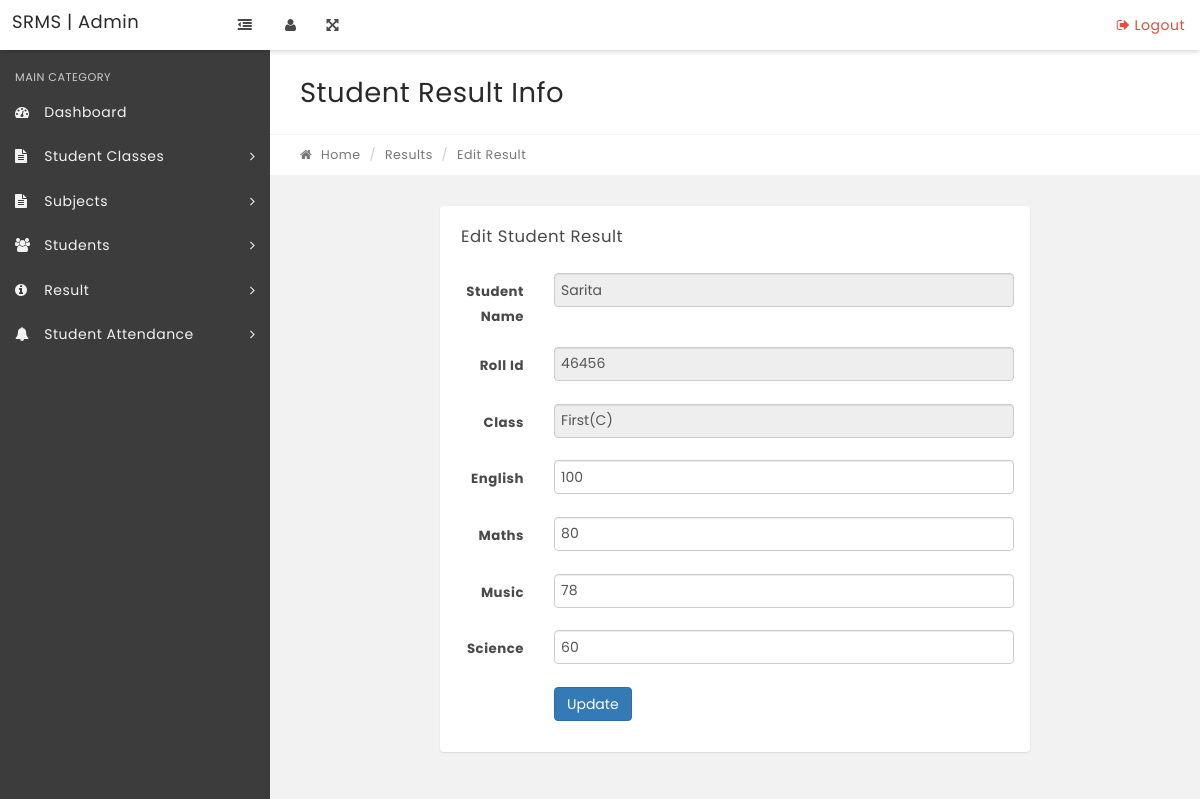
Screenshot of /modules/results/edit-result.php?stid=1 with the database file from the repository.
### tables this page shows
CREATE TABLE `tblstudents` (
  `StudentId` int(11) NOT NULL,
  `StudentName` varchar(100) DEFAULT NULL,
  `RollId` varchar(100) DEFAULT NULL,
  `StudentEmail` varchar(100) DEFAULT NULL,
  `Gender` varchar(10) DEFAULT NULL,
  `DOB` varchar(100) DEFAULT NULL,
  `ClassId` int(11) DEFAULT NULL,
  `RegDate` timestamp NULL DEFAULT current_timestamp(),
  `UpdationDate` timestamp NULL DEFAULT NULL,
  `Status` int(1) DEFAULT NULL
);

CREATE TABLE `tblclasses` (
  `id` int(11) NOT NULL,
  `ClassName` varchar(80) DEFAULT NULL,
  `ClassNameNumeric` int(4) DEFAULT NULL,
  `Section` varchar(5) DEFAULT NULL,
  `CreationDate` timestamp NULL DEFAULT current_timestamp(),
  `UpdationDate` timestamp NULL DEFAULT NULL
);

CREATE TABLE `tblresult` (
  `id` int(11) NOT NULL,
  `StudentId` int(11) DEFAULT NULL,
  `ClassId` int(11) DEFAULT NULL,
  `SubjectId` int(11) DEFAULT NULL,
  `marks` int(11) DEFAULT NULL,
  `PostingDate` timestamp NULL DEFAULT current_timestamp(),
  `UpdationDate` timestamp NULL DEFAULT NULL
);

CREATE TABLE `tblsubjects` (
  `id` int(11) NOT NULL,
  `SubjectName` varchar(100) NOT NULL,
  `SubjectCode` varchar(100) DEFAULT NULL,
  `Creationdate` timestamp NULL DEFAULT current_timestamp(),
  `UpdationDate` timestamp NULL DEFAULT NULL
);

### modules/results/edit-result.php (the view, shortened to what this page needs)
<?php
include('../../includes/config.php');
if(strlen($_SESSION['alogin'])=="")
{
    header("Location: ../../index.php");
}
else{
$stid=intval($_GET['stid']);
?>
<!DOCTYPE html>
<html lang="en">
    <head>
        <link rel="stylesheet" href="../../css/bootstrap.min.css" media="screen" >
        <link rel="stylesheet" href="../../css/font-awesome.min.css" media="screen" >
        <link rel="stylesheet" href="../../css/animate-css/animate.min.css" media="screen" >
        <link rel="stylesheet" href="../../css/lobipanel/lobipanel.min.css" media="screen" >
        <link rel="stylesheet" href="../../css/prism/prism.css" media="screen" >
        <link rel="stylesheet" href="../../css/select2/select2.min.css" >
        <link rel="stylesheet" href="../../css/main.css" media="screen" >
    </head>
    <body class="top-navbar-fixed">
        <div class="main-wrapper">
            <?php include('../../includes/topbar.php');?>
            <div class="content-wrapper">
                <div class="content-container">
                    <?php include('../../includes/leftbar.php');?>
                    <div class="main-page">
                        <div class="container-fluid">
                            <div class="row page-title-div">
                                <div class="col-md-6">
                                    <h2 class="title">Student Result Info</h2>
                                </div>
                            </div>
                            <div class="row breadcrumb-div">
                                <div class="col-md-6">
                                    <ul class="breadcrumb">
                                        <li><a href="../../dashboard.php"><i class="fa fa-home"></i> Home</a></li>
                                        <li><a href="manage-results.php">Results</a></li>
                                        <li class="active">Edit Result</li>
                                    </ul>
                                </div>
                            </div>
                        </div>
                        <section class="section">
                            <div class="container-fluid">
                                <div class="row">
                                    <div class="col-md-8 col-md-offset-2">
                                        <div class="panel">
                                            <div class="panel-heading">
                                                <div class="panel-title">
                                                    <h5>Edit Student Result</h5>
                                                </div>
                                            </div>
                                            <div class="panel-body">
                                                <form class="form-horizontal" method="post">
                                                    <?php
                                                    $sql = "SELECT tblstudents.StudentName,tblstudents.RollId,tblstudents.RegDate,tblstudents.StudentId,tblstudents.Status,tblclasses.ClassName,tblclasses.Section from tblresult join tblstudents on tblstudents.StudentId=tblresult.StudentId join tblclasses on tblclasses.id=tblresult.ClassId where tblstudents.StudentId=:stid limit 1";
                                                    $query = $dbh->prepare($sql);
                                                    $query->bindParam(':stid',$stid,PDO::PARAM_STR);
                                                    $query->execute();
                                                    $results=$query->fetchAll(PDO::FETCH_OBJ);
                                                    if($query->rowCount() > 0)
                                                    {
                                                    foreach($results as $result)
                                                    {  ?>
                                                    <div class="form-group">
                                                        <label for="default" class="col-sm-2 control-label">Student Name</label>
                                                        <div class="col-sm-10">
                                                            <input type="text" name="studentname" class="form-control" id="default" value="<?php echo htmlentities($result->StudentName)?>" readonly>
                                                        </div>
                                                    </div>
                                                    <div class="form-group">
                                                        <label for="default" class="col-sm-2 control-label">Roll Id</label>
                                                        <div class="col-sm-10">
                                                            <input type="text" name="rollid" class="form-control" id="default" value="<?php echo htmlentities($result->RollId)?>" readonly>
                                                        </div>
                                                    </div>
                                                    <div class="form-group">
                                                        <label for="default" class="col-sm-2 control-label">Class</label>
                                                        <div class="col-sm-10">
                                                            <input type="text" name="classname" class="form-control" id="default" value="<?php echo htmlentities($result->ClassName)?>(<?php echo htmlentities($result->Section)?>)" readonly>
                                                        </div>
                                                    </div>
                                                    <?php } } ?>
                                                    <?php
                                                    $sql = "SELECT tblresult.id,tblresult.SubjectId,tblresult.marks,tblsubjects.SubjectName from tblresult join tblsubjects on tblsubjects.id=tblresult.SubjectId where tblresult.StudentId=:stid ";
                                                    $query = $dbh->prepare($sql);
                                                    $query->bindParam(':stid',$stid,PDO::PARAM_STR);
                                                    $query->execute();
                                                    $results=$query->fetchAll(PDO::FETCH_OBJ);
                                                    if($query->rowCount() > 0)
                                                    {
                                                    foreach($results as $result)
                                                    {  ?>
                                                    <div class="form-group">
                                                        <label for="default" class="col-sm-2 control-label"><?php echo htmlentities($result->SubjectName)?></label>
                                                        <div class="col-sm-10">
                                                            <input type="text" name="marks[]" class="form-control" id="marks" value="<?php echo htmlentities($result->marks)?>" required>
                                                        </div>
                                                    </div>
                                                    <?php }} ?>
                                                    <div class="form-group">
                                                        <div class="col-sm-offset-2 col-sm-10">
                                                            <button type="submit" name="submit" class="btn btn-primary">Update</button>
                                                        </div>
                                                    </div>
                                                </form>
                                            </div>
                                        </div>
                                    </div>
                                </div>
                            </div>
                        </section>
                    </div>
                </div>
            </div>
        </div>
    </body>
</html>
<?php } ?>

### rows the page displays
tblstudents: studentname "Sarita", rollid "46456", classname "First(C)"
tblresult: SubjectId.SubjectName "English", marks "100"
tblresult: SubjectId.SubjectName "Maths", marks "80"
tblresult: SubjectId.SubjectName "Music", marks "78"
tblresult: SubjectId.SubjectName "Science", marks "60"
